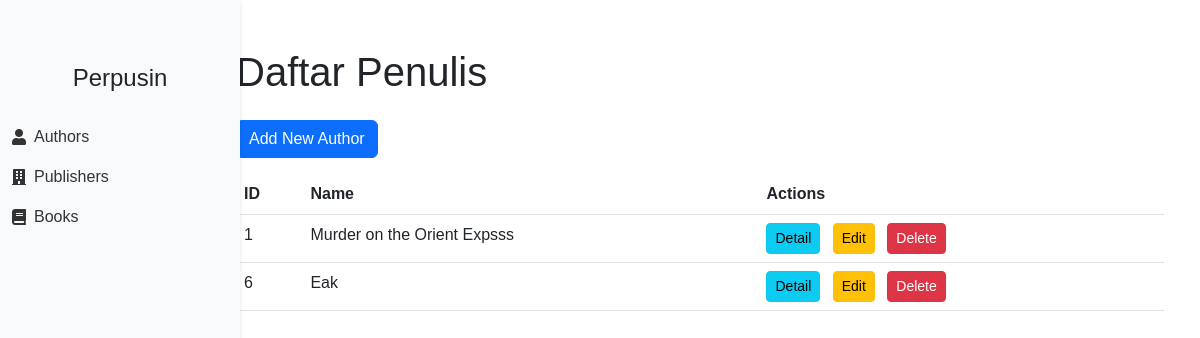
The page /public/index.php on the database its author committed.
### tables this page shows
CREATE TABLE `author` (
  `id` int(11) NOT NULL,
  `name` varchar(255) DEFAULT NULL
);

### app/controller/AuthorController.php (called while the page is built, shortened)
<?php
require_once '../app/models/AuthorModel.php';
require_once '../app/core/Helper.php';
class AuthorController extends Controller
{
    private $authorModel;
    public function __construct()
    {
        $this->authorModel = new AuthorModel();
    }
    public function index()
    {
        $this->view('authors/index', [
            'title' => 'Daftar Penulis',
            'authors' => $this->authorModel->getAllAuthors()
        ]);
    }
}

### app/core/App.php (called while the page is built, shortened)
<?php
class App {
    protected $method = 'index';
    public function __construct() {
        $url = $this->parseUrl();
        $this->controller = new $this->controller;
        $this->params = $url ? array_values($url) : [];
        call_user_func_array([$this->controller, $this->method], $this->params);
    }
    public function parseUrl() {
        return [];
    }
}

### public/index.php (called while the page is built, shortened)
<?php
require_once '../app/core/App.php';
require_once '../app/core/Database.php';
$app = new App();

### app/core/Helper.php (called while the page is built, shortened)
<?php
function base_url($uri = '') {
    $base_url = "http://$_SERVER[HTTP_HOST]/alpatech-php-mvc/public/";
    return $base_url . ltrim($uri, '/');
}

### app/core/Database.php (called while the page is built, shortened)
<?php
class Database {
    protected $host = DB_HOST;
    protected $user = DB_USER;
    protected $pass = DB_PASS;
    protected $db_name = DB_NAME;
    protected $dbh;
    protected $stmt;
    public function __construct()
    {
        $dsn = 'mysql:host='. $this->host . '; dbname=' . $this->db_name;
        $option = [
            PDO::ATTR_PERSISTENT => true,
            PDO::ATTR_ERRMODE => PDO::ERRMODE_EXCEPTION
        ];
        try {
            $this->dbh = new PDO ($dsn, $this->user, $this->pass, $option);
        } catch (PDOException $e) {
            die ($e->getMessage());
        }
    }
    public function query($query)
    {
        $this->stmt = $this->dbh->prepare($query);
    }
    public function execute()
    {
        $this->stmt->execute();
    }
    public function resultSet()
    {
        $this->execute();
        return $this->stmt->fetchAll(PDO::FETCH_ASSOC);
    }
}

### app/models/AuthorModel.php (called while the page is built, shortened)
<?php
require_once __DIR__ . '/../core/Database.php';
class AuthorModel extends Database
{
    protected $table = 'author';
    protected $db;
    public function __construct()
    {
        $this->db = new Database();
    }
    public function getAllAuthors()
    {
        $this->db->query('SELECT * FROM ' . $this->table);
        return $this->db->resultSet();
    }
}

### app/views/authors/index.php (the view, shortened to what this page needs)
<div class="container mt-5">
    <h1 class="mb-4"><?php echo $data['title']; ?></h1>
    <a href="<?php echo base_url('author/add'); ?>" class="btn btn-primary mb-3">Add New Author</a>
    <table class="table">
        <thead>
            <tr>
                <th scope="col">ID</th>
                <th scope="col">Name</th>
                <th scope="col">Actions</th>
            </tr>
        </thead>
        <tbody>
            <?php foreach ($data['authors'] as $author) : ?>
                <tr>
                    <td><?php echo $author['id']; ?></td>
                    <td><?php echo $author['name']; ?></td>
                    <td>
                        <a href="<?php echo base_url('author/detail/' . $author['id']); ?>" class="btn btn-info btn-sm me-2">Detail</a>
                        <a href="<?php echo base_url('author/edit/' . $author['id']); ?>" class="btn btn-warning btn-sm me-2">Edit</a>
                        <a href="<?php echo base_url('author/delete/' . $author['id']); ?>" class="btn btn-danger btn-sm">Delete</a>
                    </td>
                </tr>
            <?php endforeach; ?>
        </tbody>
    </table>
</div>

### rows shown on the page
author: id "1", name "Murder on the Orient Expsss"
author: id "6", name "Eak"

### other values the page prints
$data['title'] "Daftar Penulis"
